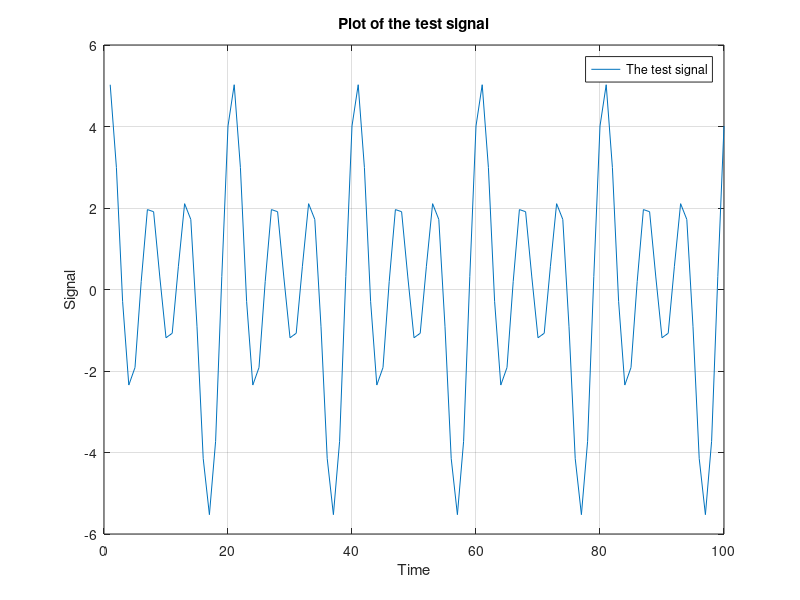

Write the MATLAB code that produced this figure. (Note: this script raises an error after producing the figure.)
%% Digital signal processing - Experiment with Data - TRAN Gia Quoc Bao, ASI

%% Default commands
% clear all
close all
clc

%% I. Context and variables to be analyzed

% Here we need to analyze the frequencies inside a signal to determine 
% them (part II) and then to design suitable filters to extract those 
% frequencies (part III). Finally there will be some conclusions on what we
% have done so far, in part IV.

%% II. Spectral analysis

%% 2.1. Preliminaries

% We are going to build a test signal and then do some experiments with it
% to make sure our tools for signal analysis work well.

% Making a test signal to test the new TFDVisu file
fs_test = 1000; %sampling frequency
A1 = 1; f1 = 50; fo1 = f1/fs_test; phi1 = 0;
A2 = 2; f2 = 100; fo2 = f2/fs_test; phi2 = pi/4;
A3 = 3; f3 = 150; fo3 = f3/fs_test; phi3 = pi/3;
Ntest = 100;
t = 1:Ntest;
sig_test = A1*sin(2*pi*fo1*t + phi1) + A2*sin(2*pi*fo2*t + phi2) + A3*sin(2*pi*fo3*t + phi3);

% Plotting the test signal
figure(1);
plot(t, sig_test);
grid on;
xlabel('Time');
ylabel('Signal');
legend('The test signal');
title('Plot of the test signal');

% Applying the new TFDVisu file (now it's called "Spectrum")
figure(2);
[magnitude_test frequency_test] = Spectrum('test signal', sig_test, fs_test);

% Here we see that the "spectrum" file was able to tell us the 3 special
% frequencies in the test signal

%% 2.2. Spectral analysis

% The signal we want to analyze is electricty consusmption in France for a
% few years. We would like to spot the special, interesting frequencies in
% order to know what kinds of filters need to be made.

% signalConsumption = ConsommationbrutelectricitMWRTE;
% signalConsumption = consoelec2016010120181231.ConsommationMW';
% signalTime = consoelec2016010120181231.Heure';
signalConsumption = ConsommationMW;
N = length(signalConsumption);
fsSecond = 1/(30*60);
fsYear = 2*24*365;
fsWeek = 2*24*7;
fsDay = 2*24;

time = 0 : 1/fsSecond : (N - 1)/fsSecond;
timeYear = 0 : 1/fsYear : (N - 1)/fsYear;
timeWeek = 0 : 1/fsWeek : (N - 1)/fsWeek;
timeDay = 0 : 1/fsDay : (N - 1)/fsDay;

% Plotting the power consumption signal
figure(3);
plot(timeYear, signalConsumption);
grid on;
xlabel('Time');
ylabel('Signal');
legend('The power consumption signal');
title('Plot of the power consumption signal');

% Applying spectral analysis on the power consumption signal
figure(4);
[magnitude_signalSecond frequency_signalSecond] = Spectrum('Power consumption signal (Second)', signalConsumption(2:end), fsSecond);
figure(5);
[magnitude_signalYear frequency_signalYear] = Spectrum('Power consumption signal (Year)', signalConsumption(2:end), fsYear);

% Here in the year time scale analysis, I observed 1 peak at 1.203 (yearly
% pattern), 1 at 52.2638 (weekly pattern) and 1 at 365.0446 (daily
% pattern). So I need to design 1 low-pass, 1 band-pass, and 1 high-pass
% filter respectively for each of these important frequencies.

%% III. Digital FIR filters

% We are trying to separate the components corresponding to each of the 
% cycles we determined.
% So we will first use a low-pass FIR filter stopping before f = 52 
% cycles/years, then a band-pass around 52 and before 365 cycles/year 
% and a high-pass from 365 cycles/year.

%% 3.1 Low-pass filter for yearly pattern

% The frequency we want is 1.203 cycles/year. We will use a cut frequency
% at 2 as we know that this will include the one we need.

% The desired impulse response
fc1 = 2*2/fsYear;
lambda1 = fc1/fsSecond;
impulseResponse1 = 2*lambda1*sinc(2*pi*lambda1*time);

% This step is optional. Normally with MATLAB we just need to use fir1 and
% then filter. 

% Plotting the desired impulse response
figure(6);
plot(time, impulseResponse1);
grid on;
xlabel('Time');
ylabel('Signal');
legend('The impulse response for yearly pattern');
title('Plot of the impulse response for yearly pattern');

% Making the 1st window (Hamming)
deltaWindow1 = 0.005;
sizeWindow1 = round(3.3/deltaWindow1 - 1);
window1 = window(@hann, sizeWindow1);

% This step is optional. Normally with MATLAB we just need to use fir1 and
% then filter.

% Making the 1st filter
filter1 = fir1(sizeWindow1, fc1, 'low');

% Analysis of the 1st filter
figure(7);
[magnitude1 phase1 frequency1] = FilterVisu('filter for yearly pattern', filter1, 1, sizeWindow1, fsSecond);

% Applying the 1st filter on the signal
signalFiltered1 = filter(filter1, 1, signalConsumption);

% Analysis of the obtained signal
figure(8);
[magnitude_signalFiltered1 frequency_signalFiltered1] = Spectrum('signal after filter 1', signalFiltered1(sizeWindow1 + 2 : end), fsYear);

% Looking at this we see that the high frequencies are filtered away and
% the small ones are much clearer. This shows the effectiveness of the
% low-pass filter we implemented. 

figure(9);
plot(time, signalFiltered1);
grid on;
xlabel('Time');
ylabel('Signal');
legend('The signal after filter 1');
title('Plot of the signal after filter 1');

% We observe the yearly pattern: the same cycle repeats year after year.  
% We have a peak consumption in winter, a decrease in summer, as well as 
% various more localized events (holidays, vacations, important events ...)

%% 3.2 Band-pass filter for monthly pattern

% The frequency we want is 52.2638 cycle/year. We will use cut frequencies
% at 40 and 300 as we know that this will include the one we need.

% The desired impulse response
fc2_small = 2*40/fsYear;
fc2_big = 2*300/fsYear;
lambda2_small = fc2_small/fsSecond;
lambda2_big = fc2_big/fsSecond;
impulseResponse2 = 2*lambda2_big*sinc(2*pi*lambda2_big*time) - 2*lambda2_small*sinc(2*pi*lambda2_small*time);

% This step is optional. Normally with MATLAB we just need to use fir1 and
% then filter. 

% Plotting the desired impulse response
figure(10);
plot(time, impulseResponse2);
grid on;
xlabel('Time');
ylabel('Signal');
legend('The impulse response for weekly pattern');
title('Plot of the impulse response for weekly pattern');

% Making the 2nd window (Hamming)
deltaWindow2 = 0.005;
sizeWindow2 = round(3.3/deltaWindow2 - 1);
window2 = window(@hann, sizeWindow2);

% This step is optional. Normally with MATLAB we just need to use fir1 and
% then filter.

% Making the 2nd filter
filter2 = fir1(sizeWindow2, [fc2_small fc2_big]);

% Analysis of the 2nd filter
figure(11);
[magnitude2 phase2 frequency2] = FilterVisu('filter for weekly pattern', filter2, 1, sizeWindow2, fsSecond);

% Applying the 2nd filter on the signal
signalFiltered2 = filter(filter2, 1, signalConsumption);

% Analysis of the obtained signal
figure(12);
[magnitude_signalFiltered2 frequency_signalFiltered2] = Spectrum('signal after filter 2', signalFiltered2(sizeWindow2 + 2 : end), fsYear);

% By looking at this we see that the components with frequencies in our 
% desired zone are kept and the ones outside are reduced greatly by the
% filter. 

figure(13);
plot(time, signalFiltered2);
grid on;
xlabel('Time');
ylabel('Signal');
legend('The signal after filter 2');
title('Plot of the signal after filter 2');

% We also have a weekly cycle, where the 5 working days with consumption 
% generally stronger and on weekends when consumption decreases.

%% 3.3 High-pass filter for daily pattern

% The frequency we want is 365.0446 cycles/ year. We will use cut 
% frequencies at 365.0446 as we know that this will include the one we need.

% The desired impulse response
fc3 = 2*365.0446/fsYear;
lambda3 = fc3/fsSecond;
impulseResponse3 = 1 - 2*lambda3*sinc(2*pi*lambda3*time);

% This step is optional. Normally with MATLAB we just need to use fir1 and
% then filter. 

% Plotting the desired impulse response
figure(14);
plot(time, impulseResponse3);
grid on;
xlabel('Time');
ylabel('Signal');
legend('The impulse response for daily pattern');
title('Plot of the impulse response for daily pattern');

% Making the 3rd window (Hamming)
deltaWindow3 = 0.005;
sizeWindow3 = round(3.3/deltaWindow3 - 1) + 1;
window3 = window(@hann, sizeWindow3);

% This step is optional. Normally with MATLAB we just need to use fir1 and
% then filter.

% Making the 3rd filter
filter3 = fir1(sizeWindow3, fc3, 'high');

% Analysis of the 3rd filter
figure(15);
[magnitude3 phase3 frequency3] = FilterVisu('filter for daily pattern', filter3, 1, sizeWindow3, fsSecond);

% Applying the 3rd filter on the signal
signalFiltered3 = filter(filter3, 1, signalConsumption);

% Analysis of the obtained signal
figure(16);
[magnitude_signalFiltered3 frequency_signalFiltered3] = Spectrum('signal after filter 3', signalFiltered3(sizeWindow3 + 3 : end), fsYear);

% By looking at this we see that the low frequencies have been greatly
% reduced by the filter. The 365 cycles/year is now very clear to see.

figure(17);
plot(time, signalFiltered3);
grid on;
xlabel('Time');
ylabel('Signal');
legend('The signal after filter 3');
title('Plot of the signal after filter 3');

% Finally we have a daily cycle, consisting of the night increase 
% corresponding to the minimum consumption over the 24 hours, the morning 
% peak, the afternoon bottom and the evening peak. It can be noted that 
% the maximum consumption is reached during the morning peak in summer, 
% and the evening peak in winter

%% IV. Comparison and conclusion
figure(18);
subplot(411);
plot(timeYear, signalConsumption);
grid on;
xlabel('Time');
ylabel('Signal');
legend('The test signal');
title('Plot of the test signal');
subplot(412);
plot(timeYear, signalFiltered1);
grid on;
xlabel('Time');
ylabel('Signal');
legend('The signal after filter 1');
title('Plot of the signal after filter 1');
subplot(413);
plot(timeWeek, signalFiltered2);
grid on;
xlabel('Time');
ylabel('Signal');
legend('The signal after filter 2');
title('Plot of the signal after filter 2');
subplot(414);
plot(timeDay, signalFiltered3);
grid on;
xlabel('Time');
ylabel('Signal');
legend('The signal after filter 3');
title('Plot of the signal after filter 3');

% In comparison we see that the signals after being filtered are very
% different from the original one and each has a meaning in terms of how
% electricity consumption varies according to specific frequencies. Also
% the filtered signals are delayed by the order of the filter so we could
% only plot them from there.

% What we have done so far is first to analyze the signal in order to
% detect the special frequencies thanks to the file "Spectrum". Then, with
% the information obtained, we designed different suitable filters, studied 
% the filters with the file "FilterVisu" (plotting poles and zeros, 
% frequency response), and applied them on the signal to process it. 
% This way we can see how electricity consumption varies by a yearly, 
% weekly, and daily pattern. Through this we learned how to study a signal
% effectively using this 2-step procedure and reviewed the tools we have 
% had in the course.

% Some practical lessons from the exercise: we need to normalise the fft,
% which we need zero padding to improve the visual aspect. Depending on the 
% nature of the signal, maybe analyzing it in a frequency other than Hertz 
% to see everything clearer before switching back to Hertz for the filters
% can be useful.